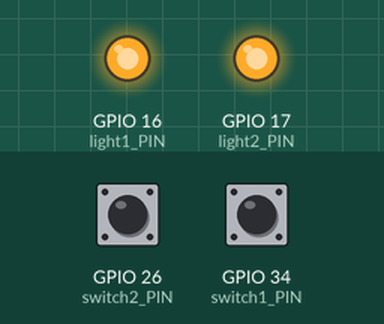
Simulated run of this sketch. Board: ESP32. Shown: output pins drawn as LEDs (lit = HIGH). Inputs (shaded band) come from the test bench; at power-on: GPIO 26 (switch2_PIN) HIGH, GPIO 34 (switch1_PIN) HIGH. WiFi joins after 1.5 s; servers stay silent unless stated; no MQTT or app messages arrive unless stated; what the sketch prints to the serial monitor is not drawn.

Above: at 2.7 s.
2.8 s: GPIO 26 (switch2_PIN) pulled LOW for 0.15 s
At 2.87 s:
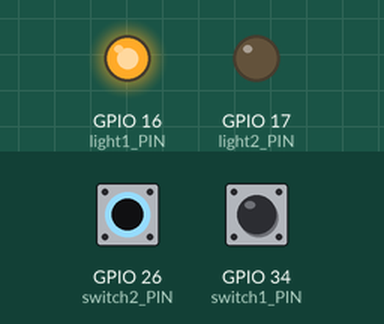
4.4 s: GPIO 34 (switch1_PIN) pulled LOW for 0.15 s
At 4.47 s:
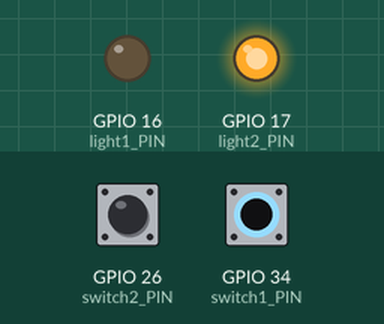
9.0 s: GPIO 26 (switch2_PIN) pulled LOW for 3.2 s
At 10.0 s:
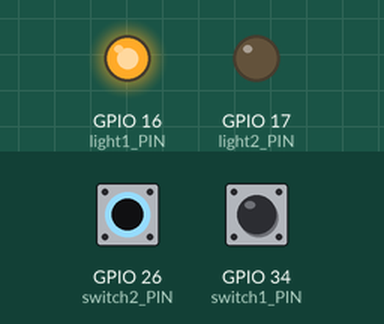
13.7 s: GPIO 34 (switch1_PIN) pulled LOW for 3.2 s
At 14.8 s:
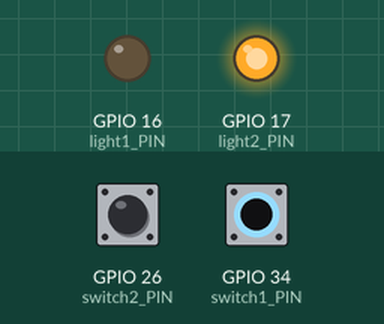
Timing chart, 0 to 18.4 s (numbered marks = the images above; inputs shaded):
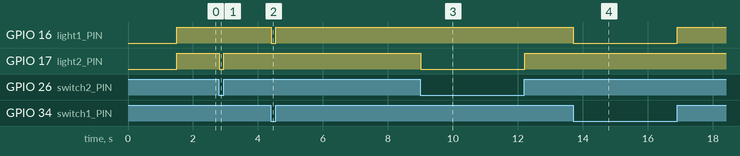

The sketch:

esp97.ino
```cpp
//Import libraries
#include <WiFi.h>
#include <PubSubClient.h>
#include <DHT.h>

//Instance wifi and mqtt objects
WiFiClient espClient;
PubSubClient client(espClient);


//WIFI variables
char* ssid = "xiaomi_2G"; // SSID / nome da rede WI-FI que deseja se conectar
char* password = "JP010203";
long lastWIFIReconnectAttempt = 0;


//MQTT variables
#define SUBSCRIBE_TOPIC "device97"
#define PUBLISH_TOPIC "global-iot"
#define ID_MQTT  "esp97"
long lastMQTTReconnectAttempt = 0;
const char* broker = "192.168.15.45";
const int port = 1883;
void mqtt_callback(char* topic, byte* payload, unsigned int length);


//DHT sensor variables
#define DHTPIN 27 // pino que estamos conectado
#define DHTTYPE DHT11 // DHT 11
DHT dht(DHTPIN, DHTTYPE);//Instance dht object


//Light variables
const int switch1_PIN = 34;
const int switch2_PIN = 26;
const int light1_PIN = 16;
const int light2_PIN = 17;
boolean switch1 = false;
boolean switch2 = false;


//Verif wifi and mqtt connetions
void verifConnections(){

  //Verif WIFI
  if (!verifWIFI()) {
    long now = millis();
    if (now - lastWIFIReconnectAttempt > 10000) {
      lastWIFIReconnectAttempt = now;

      // Attempt to reconnect
      if (reconnectWIFI()) {
        lastWIFIReconnectAttempt = 0;
      }
    }
  }


  //Verif MQTT
  if (!verifMQTT()) {
    long now = millis();
    if (now - lastMQTTReconnectAttempt > 5000) {
      lastMQTTReconnectAttempt = now;

      // Attempt to reconnect
      if (reconnectMQTT()) {
        lastMQTTReconnectAttempt = 0;
      }
    }
  }else{
    client.loop();//Keep mqtt connected
  }
}


/*
=========================================
            WIFI FUNCTIONS
=========================================
*/


//Init WIFI
void initWIFI(){
  reconnectWIFI();

  lastWIFIReconnectAttempt = 0;
}


//Verif WIFI connection
boolean verifWIFI(){
  if(WiFi.status() == WL_CONNECTED){
    return true;
  }else{
    return false;
  }
}


//Reconnect WIFI connection
boolean reconnectWIFI(){
  WiFi.begin(ssid, password); // Conecta na rede WI-FI
  while (WiFi.status() != WL_CONNECTED) {
    delay(500);
    Serial.print(".");
  }
  Serial.write("wifi");
  return verifWIFI();
}


/*
=========================================
            MQTT FUNCTIONS
=========================================
*/


//Receive a broker message
void mqtt_callback(char* topic, byte* payload, unsigned int length){
  String msg;
  //obtem a string do payload recebido
  for (int i = 0; i < length; i++)
  {
    char c = (char)payload[i];
    msg += c;
  }

  Serial.print(F("Receiving: "));
  Serial.println(msg);
}


//Init MQTT
void initMQTT(){
  client.setServer(broker, port);
  client.setCallback(mqtt_callback);

  lastMQTTReconnectAttempt = 0;
}


//Verif MQTT connection
boolean verifMQTT(){
  return client.connected();
}


//Reconnect MQTT connection
boolean reconnectMQTT() {
  if (client.connect(ID_MQTT)){
    client.subscribe(SUBSCRIBE_TOPIC);
    Serial.write("mqtt");
  }

  return client.connected();
}


/*
======================================
          Sensor Functions
======================================
*/


//Read temperature
float readTemperature(){
  return dht.readTemperature();
}


//Read humidity
float readHumidity(){
  return dht.readHumidity();
}


//update light state
void updateLightState(int light_pin,boolean stage){
  digitalWrite(light_pin,stage);
}


//read light switches
void readSwitches(){
  if(switch1 != digitalRead(switch1_PIN)){
    switch1 = digitalRead(switch1_PIN);
    updateLightState(light1_PIN,switch1);
  }

  if(switch2 != digitalRead(switch2_PIN)){
    switch2 = digitalRead(switch2_PIN);
    updateLightState(light2_PIN,switch2);
  }
}


/*
======================================
           Arduino Functions
======================================
*/


//Setup function
void setup(){
  pinMode(switch1_PIN,INPUT);
  pinMode(switch2_PIN,INPUT);
  pinMode(light1_PIN,OUTPUT);
  pinMode(light2_PIN,OUTPUT);
  Serial.begin(115200);
  Serial.write("started");

  initWIFI();
  initMQTT();
  verifConnections();
  readSwitches();
}


//Loop function
void loop(){
  readSwitches();
  verifConnections();
}
```

Measured:
- after the input at 2.8 s, GPIO 17 (light2_PIN): HIGH → LOW at once, → HIGH 0.15 s later
- after the input at 4.4 s, GPIO 16 (light1_PIN): HIGH → LOW at once, → HIGH 0.15 s later
- after the input at 9.0 s, GPIO 17 (light2_PIN): HIGH → LOW at once, → HIGH 3.2 s later
- after the input at 13.7 s, GPIO 16 (light1_PIN): HIGH → LOW at once, → HIGH 3.2 s later
